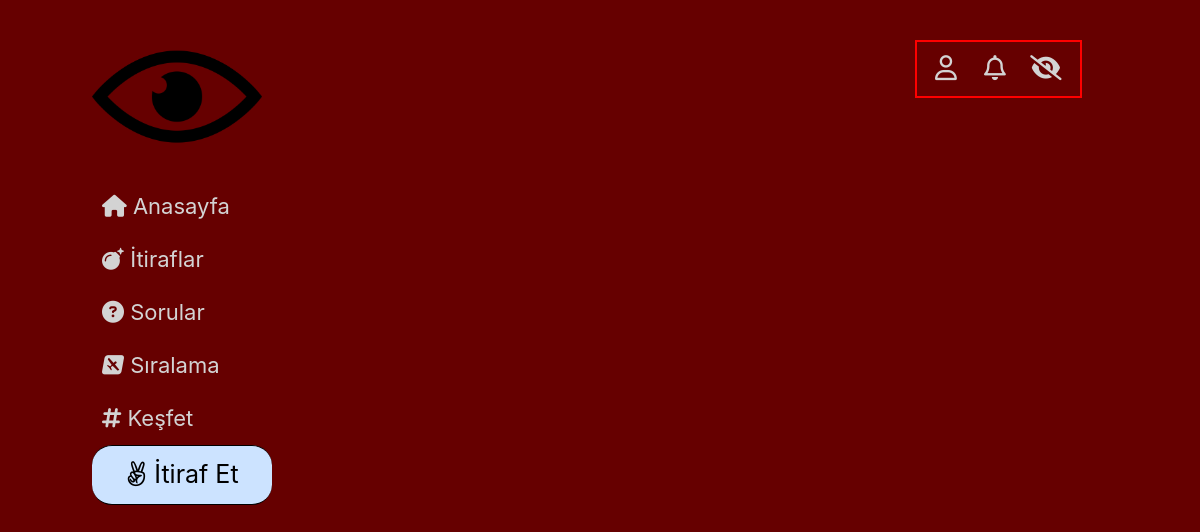
Page /itiraflar/ (signed in) on the earlier database version.
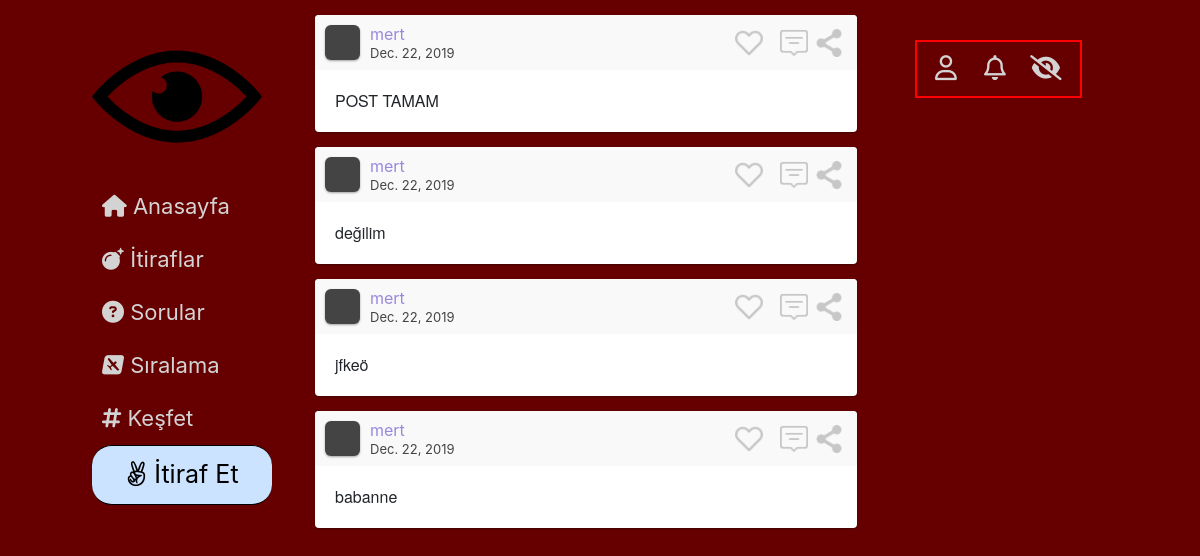
Same page on the later database version.
### website/models.py (models this page shows)
class Post(models.Model):
    Post_Type = (
        ('Post', 'Post'),
        ('Soru', 'Soru'),
        ('Yorum','Yorum')
    )
    Category = (
        ('Aşk', 'Aşk'),
        ('Dost Kazığı', 'Dost Kazığı'),
        ('Avcılar', 'Avcılar'),
        ('Civcivler', 'Civcivler'),
        ('Profesyonellik içerenler', 'Profesyonellik içerenler'),
        ('Diğer', 'Diğer')
    )
    publish_by = models.ForeignKey(User, on_delete=models.CASCADE)
    post_type = models.CharField(max_length=20, choices=Post_Type)
    category = models.CharField(max_length=20, choices=Category)
    publish_date = models.DateField()
    content = models.TextField(max_length=2000)
    likecount = models.IntegerField(default=0)
    replycount = models.IntegerField(default=0)
    def get_reply_url(self):
        return f"/cevapla/{self.pk}/"

### website/views.py (the view)
    def wrapper(request, *args, **kw):
        user = request.user
        if not user.is_authenticated:
            return redirect('login')
        else:
            return function(request, *args, **kw)

### website/views.py (called while the page is built)
def my_login_required(function):
    def wrapper(request, *args, **kw):
        user = request.user
        if not user.is_authenticated:
            return redirect('login')
        else:
            return function(request, *args, **kw)
    return wrapper

@my_login_required
def confessions_view(request):
    confession_list = Post.objects.all().filter(post_type='Post')
    content = {'confession_list': confession_list}
    return render(request, 'itiraflar.html', content)

### templates/itiraflar.html (shortened to what this page needs)
{% extends 'base.html' %}
{% block content %}
            <div id="main-window">
                {% for confession in confession_list reversed %}
                <div class="post">
                    <div class="user">
                        <div class="user-img"></div>
                        <div class="user-info">
                            <div class="user-name">{{ confession.publish_by.username }}</div>
                            <span class="post-date">{{confession.publish_date}}</span>
                        </div>
                        <div class="actions">
                            <span class="heart"></span>
                            <a href="{{ confession.get_reply_url }}"><span class="comment"></span></a>
                            <span class="share"></span>
                        </div>
                    </div>
                    <div class="content">
                       {{ confession.content }}
                    </div>
                </div>
                {% endfor %}
        </div>
{% endblock %}

Differences in the rows shown:
added Post: publish_by.username "mert", publish_date "Dec. 22, 2019", content "POST TAMAM"
added Post: publish_by.username "mert", publish_date "Dec. 22, 2019", content "değilim"
added Post: publish_by.username "mert", publish_date "Dec. 22, 2019", content "jfkeö"
added Post: publish_by.username "mert", publish_date "Dec. 22, 2019", content "babanne"
